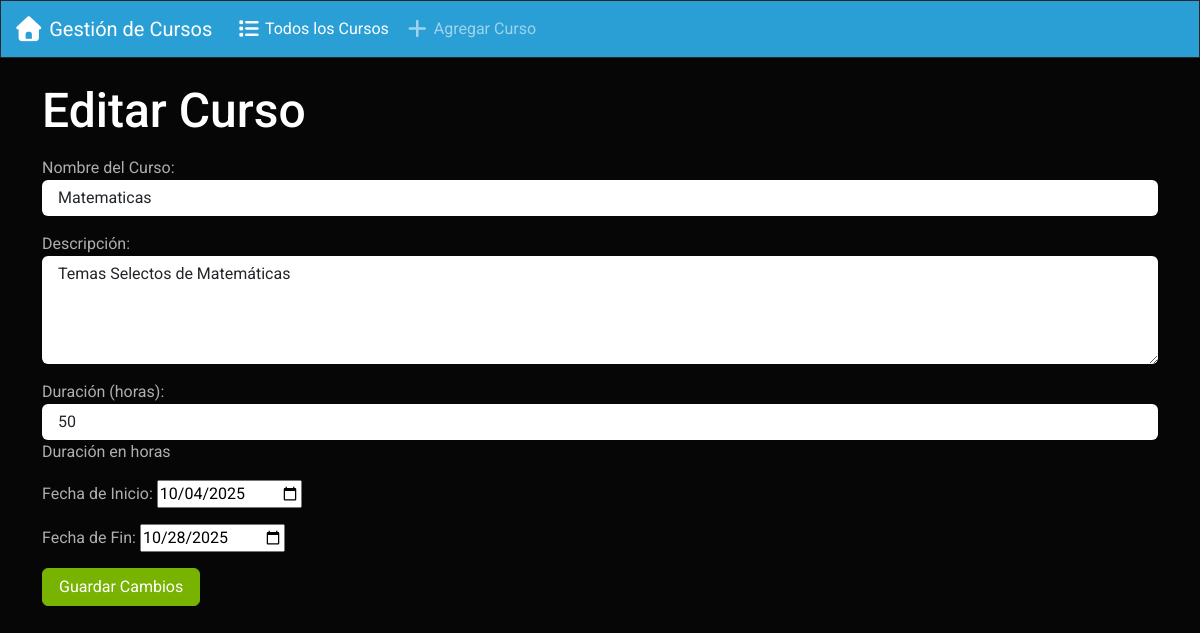
The page /editar/4/ on the database its author committed.
### app_curso/models.py (models this page shows, shortened)
class Curso(models.Model):
    nombre = models.CharField(max_length=100)
    descripcion = models.TextField()
    duracion = models.IntegerField(help_text="Duración en horas")
    fecha_inicio = models.DateField()
    fecha_fin = models.DateField()

### app_curso/views.py (the view)
# urls.py: path('editar/<int:id>/', views.editar_curso, name='editar_curso'),
def editar_curso(request, id):
    curso = get_object_or_404(Curso, pk=id)
    if request.method == 'POST':
        form = CursoForm(request.POST, instance=curso)
        if form.is_valid():
            form.save()
            return HttpResponseRedirect(reverse('index'))
    else:
        form = CursoForm(instance=curso)
    return render(request, 'cursos/editar.html', {'form': form})

### app_curso/forms.py
class CursoForm(forms.ModelForm):
    class Meta:
        model = Curso
        fields = ['nombre', 'descripcion', 'duracion', 'fecha_inicio', 'fecha_fin']
        labels = {
            'nombre': 'Nombre del Curso',
            'descripcion': 'Descripción',
            'duracion': 'Duración (horas)',
            'fecha_inicio': 'Fecha de Inicio',
            'fecha_fin': 'Fecha de Fin',
        }
        widgets = {
            'nombre': forms.TextInput(attrs={'class': 'form-control'}),
            'descripcion': forms.Textarea(attrs={'class': 'form-control', 'rows': 4}),
            'duracion': forms.NumberInput(attrs={'class': 'form-control'}),
            'fecha_inicio': forms.DateInput(attrs={'type': 'date'}),
            'fecha_fin': forms.DateInput(attrs={'type': 'date'}),
        }

### app_curso/templates/cursos/editar.html (shortened to what this page needs)
{% extends 'cursos/base.html' %}
{% block body %}
<div class="container mt-4">
    <h2>Editar Curso</h2>
    <form method="post" class="mt-3">
        {{ form.as_p }}
        <button type="submit" class="btn btn-success">Guardar Cambios</button>
    </form>
</div>
{% endblock %}

### rows shown on the page
Curso: nombre "Matematicas", descripcion "Temas Selectos de Matemáticas", duracion "50", fecha_inicio "10/04/2025", fecha_fin "10/28/2025"
